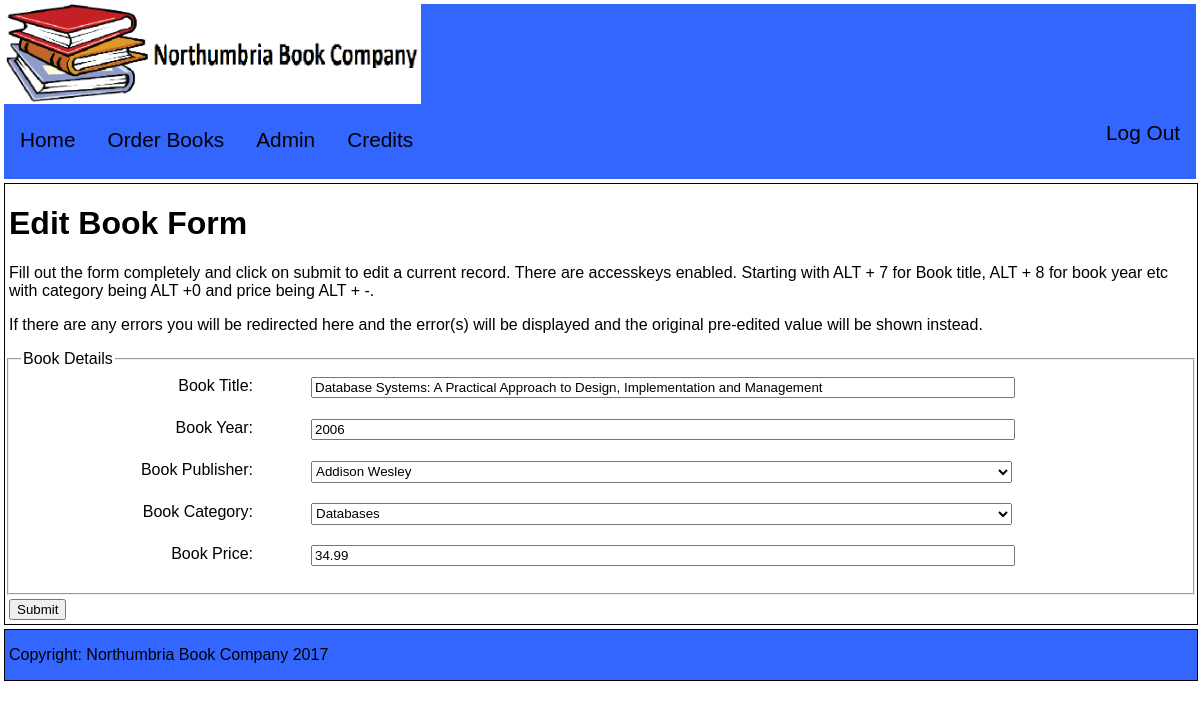
/WebProgramming/Assigment/editBookForm.php?bookISBN=0201708574 (signed in), run on the app's committed database.
### tables this page shows
CREATE TABLE IF NOT EXISTS `nbc_books` (
  `bookISBN` varchar(10) NOT NULL default '',
  `bookTitle` varchar(255) default NULL,
  `bookYear` varchar(4) default NULL,
  `pubID` varchar(6) default NULL,
  `catID` varchar(6) default NULL,
  `bookPrice` decimal(4,2) default NULL,
  PRIMARY KEY  (`bookISBN`)
);

CREATE TABLE IF NOT EXISTS `nbc_publisher` (
  `pubID` varchar(6) NOT NULL default '',
  `pubName` varchar(40) default NULL,
  `location` varchar(30) default NULL,
  PRIMARY KEY (`pubID`)
);

CREATE TABLE IF NOT EXISTS `nbc_category` (
  `catID` varchar(6) NOT NULL default '',
  `catDesc` varchar(30) default NULL,
  PRIMARY KEY  (`catID`)
);

### WebProgramming/Assigment/editBookForm.php (the view, shortened to what this page needs)
<?php
    require_once ("functions.php");
    echo get_core_tags("Northumbria book Company |Edit Book Form", "stylesheet");
    echo "\n\t<body>\n";
    echo get_title_header(array("index.php" => "Home",
                                "orderBooksForm.php" => "Order Books",
                                "chooseBookList.php" => "Admin",
                                "credits.php" => "Credits"), "navLinks");
?>
    <main>
        <h1>Edit Book Form</h1>
        <?php
        if (check_login('logged-in') && check_login('username'))
        {
            echo "
                  <p>Fill out the form completely and click on submit to edit a current record. There are accesskeys enabled. Starting with
                    ALT + 7 for Book title, ALT + 8 for book year etc with category being ALT +0 and price being ALT + -.</p>
                  <p>If there are any errors you will be redirected here and the error(s) will be displayed
                    and the original pre-edited value will be shown instead.</p>";
            try {
                $bookISBN = filter_has_var(INPUT_GET,'bookISBN')? $_GET['bookISBN'] : null;
                $db = get_connection();
                $sql = "SELECT bookISBN, bookTitle, bookYear, bookPrice,  catID, pubID
                        FROM nbc_books
                        WHERE bookISBN = :bookISBN";
                $stmt = $db->prepare($sql);
                $stmt->execute(array(':bookISBN' => $bookISBN));
                $rowObj = $stmt->fetchObject();
                $bookISBN = $rowObj->bookISBN;
                $bookTitle = $rowObj->bookTitle;
                $bookYear = $rowObj->bookYear;
                $bookPrice = $rowObj->bookPrice;
                $catID = $rowObj->catID;
                $pubID = $rowObj->pubID;
                $bookTitle = filter_var($bookTitle, FILTER_SANITIZE_STRING, FILTER_FLAG_NO_ENCODE_QUOTES);
                $bookYear = filter_var($bookYear, FILTER_SANITIZE_STRING, FILTER_FLAG_NO_ENCODE_QUOTES);
                $catID = filter_var($catID, FILTER_SANITIZE_STRING, FILTER_FLAG_NO_ENCODE_QUOTES);
                $pubID = filter_var($pubID, FILTER_SANITIZE_STRING, FILTER_FLAG_NO_ENCODE_QUOTES);
                $bookPrice = filter_var($bookPrice, FILTER_SANITIZE_STRING, FILTER_FLAG_NO_ENCODE_QUOTES);
                echo "<form method='get' action='editBookScript.php'>
                      <fieldset>
                          <legend>Book Details</legend>
                          <input type='hidden' value='$bookISBN' name='bookISBN'/>
                          <label>Book Title:
                              <input type='text' value='$bookTitle' name='bookTitle' accesskey='7'/>
                          </label>
                          <label>Book Year:
                              <input type='number' value='$bookYear' name='bookYear' accesskey='8' />
                          </label>
                          <label>Book Publisher:
                              <select name='bookPublisher' accesskey='9'>\n";
                                    try{
                                        $pubSQL = "SELECT pubID, pubName
                                                   FROM nbc_publisher
                                                   WHERE pubID = :pubID";
                                        $stmt = $db->prepare($pubSQL);
                                        $stmt->execute(array(':pubID'=>$pubID));
                                        $rowObj = $stmt->fetchObject();
                                        $pubID = $rowObj->pubID;
                                        $pubName = $rowObj->pubName;
                                        $pubID = filter_var($pubID, FILTER_SANITIZE_STRING, FILTER_FLAG_NO_ENCODE_QUOTES);
                                        $pubName = filter_var($pubName, FILTER_SANITIZE_STRING, FILTER_FLAG_NO_ENCODE_QUOTES);
                                        echo "<option value='$pubID'>$pubName</option>\n";
                                    }
                                    catch (Exception $e) {
                                        if (defined("DEVELOPMENT")&& DEVELOPMENT == true) {
                                            echo "<p>Query failed: ".$e->getMessage()."</p>\n";
                                        }
                                        else {
                                            echo "<p>There was an error please try again later.</p>";
                                            log_error($e);
                                        }
                                    }
                             echo"</select>
                          </label>
                          <label>Book Category:
                               <select name='bookCategory' accesskey='0'>\n";
                                    try
                                    {
                                        $catSQL="SELECT catID, catDesc
                                                  FROM nbc_category
                                                  WHERE catID = :catID";
                                        $stmt = $db->prepare($catSQL);
                                        $stmt->execute(array(':catID'=>$catID));
                                        $rowObj = $stmt->fetchObject();
                                        $catID = $rowObj->catID;
                                        $catDesc = $rowObj->catDesc;
                                        $catID = filter_var($catID, FILTER_SANITIZE_STRING, FILTER_FLAG_NO_ENCODE_QUOTES);
                                        $catDesc = filter_var($catDesc, FILTER_SANITIZE_STRING, FILTER_FLAG_NO_ENCODE_QUOTES);
                                        echo "<option value='$catID'>$catDesc</option>\n";
                                    }
                                    catch (Exception $e) {
                                        if (defined("DEVELOPMENT")&& DEVELOPMENT == true) {
                                            echo "<p>Query failed: ".$e->getMessage()."</p>\n";
                                        }
                                        else {
                                            echo "<p>There was an error please try again later.</p>";
                                            log_error($e);
                                        }
                                    }
                          echo"</select>
                          </label>
                          <label>Book Price:
                               <input type='number' step='0.01' name='bookPrice' value='$bookPrice' accesskey='-'/>
                          </label>
                      </fieldset>
                      <input type='submit' value='Submit' id='submitButton' accesskey='+'/>
                </form>\n";
            }
            catch (Exception $e){
                if (defined("DEVELOPMENT")&& DEVELOPMENT == true) {
                    echo "<p>Query failed: ".$e->getMessage()."</p>\n";
                }
                else {
                    echo "<p>There was an error please try again later.</p>";
                    log_error($e);
                }
            }
        }
        else
        {
            echo "<p>You do not have permission to view this page!</p>";
        }
        ?>
    </main>
<?php
    echo get_footer("Copyright: Northumbria Book Company 2017");
?>
</body>
</html>

### WebProgramming/Assigment/stylesheet.css (style rules this page uses)
main { width: 100%; border: thin solid black; }
body { position: relative; font-weight: inherit; }
html, body { margin: 1px; padding: 1px; border: 1px; }
p { font-family: arial, sans-serif, vendona; font-size:16px; color:#000000; padding-left:4px; }
h1, h2 { font-family: arial, sans-serif, vendona; padding-left:4px; }
label { font-family: arial, sans-serif, vendona; display: block; margin-bottom: 1em; text-align: right; position: relative; padding: 0.25em 80% 0.25em 0; }
label > input, label> select { font-family: arial, sans-serif, vendona; position: absolute; left: 25%; top: 0.25em; width: 60%; }
label > select { width: 60.4%; height: 22px; }
#submitButton { font-family: arial, sans-serif, vendona; margin: 4px 0 4px 4px; }
legend { font-family: arial, sans-serif, vendona; }

### data on the page
nbc_books: bookTitle "Database Systems: A Practical Approach to Design, Implementation and Management", bookYear "2006", bookPrice "34.99"
nbc_publisher: bookPublisher "Addison Wesley"
nbc_category: bookCategory "Databases"

### other printed values
$value "Home"
$value "Order Books"
$value "Admin"
$value "Credits"
$footerText "Copyright: Northumbria Book Company 2017"
